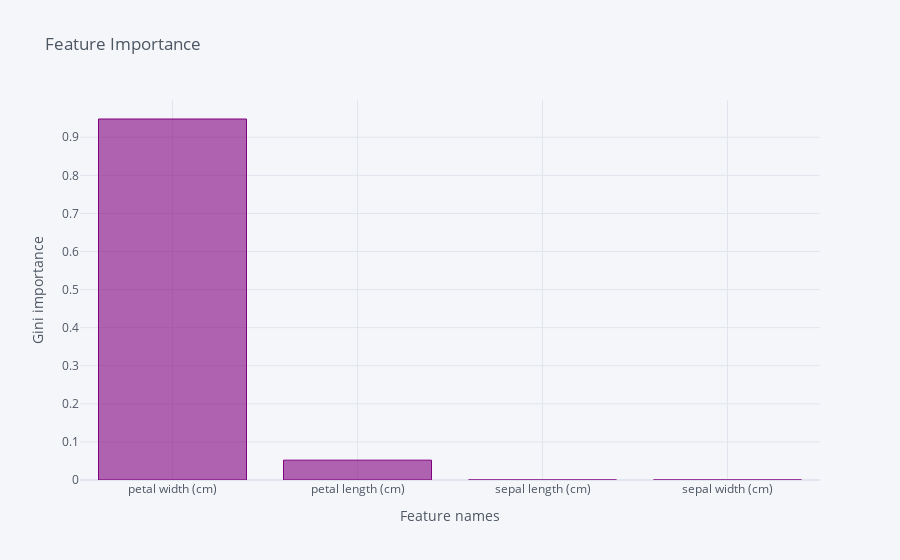

Here is the notebook cell this chart was saved with:
### Code cell
imp = pd.DataFrame({'feature': iris.feature_names, 'gini_importance': dt.feature_importances_})
imp = imp.sort_values(by=['gini_importance'], ascending=False)
imp.iplot(kind='bar', y='gini_importance', x='feature', color='purple', title='Feature Importance', xTitle='Feature names', yTitle='Gini importance')

### Figure 1 — Plotly figure (JSON) as saved in the notebook; plotly's stock layout.template omitted (floating-point values rounded to 4 significant figures)
{"data": [{"marker": {"color": "rgba(128, 0, 128, 0.6)", "line": {"color": "rgba(128, 0, 128, 1.0)", "width": 1}}, "name": "gini_importance", "orientation": "v", "text": "", "type": "bar", "x": ["petal width (cm)", "petal length (cm)", "sepal length (cm)", "sepal width (cm)"], "y": [0.9479, 0.05211, 0, 0]}], "layout": {"legend": {"bgcolor": "#F5F6F9", "font": {"color": "#4D5663"}}, "paper_bgcolor": "#F5F6F9", "plot_bgcolor": "#F5F6F9", "title": {"font": {"color": "#4D5663"}, "text": "Feature Importance"}, "xaxis": {"gridcolor": "#E1E5ED", "showgrid": true, "tickfont": {"color": "#4D5663"}, "title": {"font": {"color": "#4D5663"}, "text": "Feature names"}, "zerolinecolor": "#E1E5ED"}, "yaxis": {"gridcolor": "#E1E5ED", "showgrid": true, "tickfont": {"color": "#4D5663"}, "title": {"font": {"color": "#4D5663"}, "text": "Gini importance"}, "zerolinecolor": "#E1E5ED"}}}
